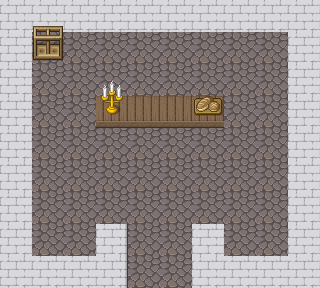

Rendered tile map (Tiled .tmx) drawn with the repository's tilesets; below, a short description and the full map source, tile grids included:
An orthogonal 10x9 tile map with 32x32 px tiles, 3 tile layers (ground, detail, above).

<map version="1.10" tiledversion="1.11.2" orientation="orthogonal" renderorder="right-down" width="10" height="9" tilewidth="32" tileheight="32" infinite="0" nextlayerid="4" nextobjectid="1">
 <tileset firstgid="1" source="tilesets/basechip.tsx" />
 <layer id="1" name="ground" width="10" height="9">
  <data encoding="csv">
3,3,3,3,3,3,3,3,3,3,
3,291,291,291,291,291,291,291,291,3,
3,291,291,291,291,291,291,291,291,3,
3,291,291,291,291,291,291,291,291,3,
3,291,291,291,291,291,291,291,291,3,
3,291,291,291,291,291,291,291,291,3,
3,291,291,291,291,291,291,291,291,3,
3,291,291,291,291,291,291,291,291,3,
3,3,3,3,291,291,3,3,3,3
</data>
 </layer>
 <layer id="2" name="detail" width="10" height="9">
  <data encoding="csv">
418,418,418,418,418,418,418,418,418,418,
418,0,0,0,0,0,0,0,0,418,
418,0,0,0,0,0,0,0,0,418,
418,0,0,354,354,354,354,0,0,418,
418,0,0,0,0,0,0,0,0,418,
418,0,0,0,0,0,0,0,0,418,
418,0,0,0,0,0,0,0,0,418,
418,0,0,419,0,0,418,0,0,418,
418,418,418,419,0,0,418,418,418,418
</data>
 </layer>
 <layer id="3" name="above" width="10" height="9">
  <data encoding="csv">
0,1052,0,0,0,0,0,0,0,0,
0,1060,0,0,0,0,0,0,0,0,
0,0,0,997,0,0,0,0,0,0,
0,0,0,1005,0,0,983,0,0,0,
0,0,0,0,0,0,0,0,0,0,
0,0,0,0,0,0,0,0,0,0,
0,0,0,0,0,0,0,0,0,0,
0,0,0,0,0,0,0,0,0,0,
0,0,0,0,0,0,0,0,0,0
</data>
 </layer>
</map>
